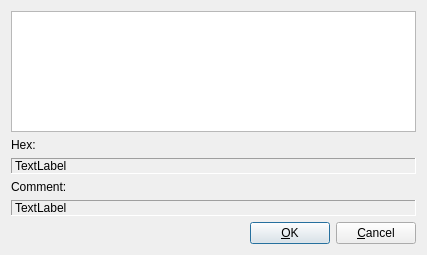
<?xml version="1.0" encoding="UTF-8"?>
<ui version="4.0">
 <class>ChooseSysexBase</class>
 <widget class="QDialog" name="ChooseSysexBase">
  <property name="geometry">
   <rect>
    <x>0</x>
    <y>0</y>
    <width>427</width>
    <height>255</height>
   </rect>
  </property>
  <property name="windowTitle">
   <string>Dialog</string>
  </property>
  <layout class="QVBoxLayout" name="verticalLayout">
   <item>
    <widget class="QListWidget" name="sysexList"/>
   </item>
   <item>
    <widget class="QLabel" name="label_2">
     <property name="text">
      <string>Hex:</string>
     </property>
    </widget>
   </item>
   <item>
    <widget class="QLabel" name="hexLabel">
     <property name="frameShape">
      <enum>QFrame::Panel</enum>
     </property>
     <property name="frameShadow">
      <enum>QFrame::Sunken</enum>
     </property>
     <property name="text">
      <string>TextLabel</string>
     </property>
    </widget>
   </item>
   <item>
    <widget class="QLabel" name="label_3">
     <property name="text">
      <string>Comment:</string>
     </property>
    </widget>
   </item>
   <item>
    <widget class="QLabel" name="commentLabel">
     <property name="frameShape">
      <enum>QFrame::Panel</enum>
     </property>
     <property name="frameShadow">
      <enum>QFrame::Sunken</enum>
     </property>
     <property name="text">
      <string>TextLabel</string>
     </property>
    </widget>
   </item>
   <item>
    <layout class="QHBoxLayout" name="horizontalLayout">
     <item>
      <spacer name="horizontalSpacer">
       <property name="orientation">
        <enum>Qt::Horizontal</enum>
       </property>
       <property name="sizeHint" stdset="0">
        <size>
         <width>40</width>
         <height>20</height>
        </size>
       </property>
      </spacer>
     </item>
     <item>
      <widget class="QPushButton" name="okButton">
       <property name="text">
        <string>&amp;OK</string>
       </property>
       <property name="autoDefault">
        <bool>true</bool>
       </property>
       <property name="default">
        <bool>true</bool>
       </property>
      </widget>
     </item>
     <item>
      <widget class="QPushButton" name="cancelButton">
       <property name="text">
        <string>&amp;Cancel</string>
       </property>
       <property name="autoDefault">
        <bool>true</bool>
       </property>
      </widget>
     </item>
    </layout>
   </item>
  </layout>
 </widget>
 <resources/>
 <connections>
  <connection>
   <sender>okButton</sender>
   <signal>clicked()</signal>
   <receiver>ChooseSysexBase</receiver>
   <slot>accept()</slot>
   <hints>
    <hint type="sourcelabel">
     <x>333</x>
     <y>237</y>
    </hint>
    <hint type="destinationlabel">
     <x>213</x>
     <y>127</y>
    </hint>
   </hints>
  </connection>
  <connection>
   <sender>cancelButton</sender>
   <signal>clicked()</signal>
   <receiver>ChooseSysexBase</receiver>
   <slot>reject()</slot>
   <hints>
    <hint type="sourcelabel">
     <x>390</x>
     <y>237</y>
    </hint>
    <hint type="destinationlabel">
     <x>213</x>
     <y>127</y>
    </hint>
   </hints>
  </connection>
 </connections>
</ui>
